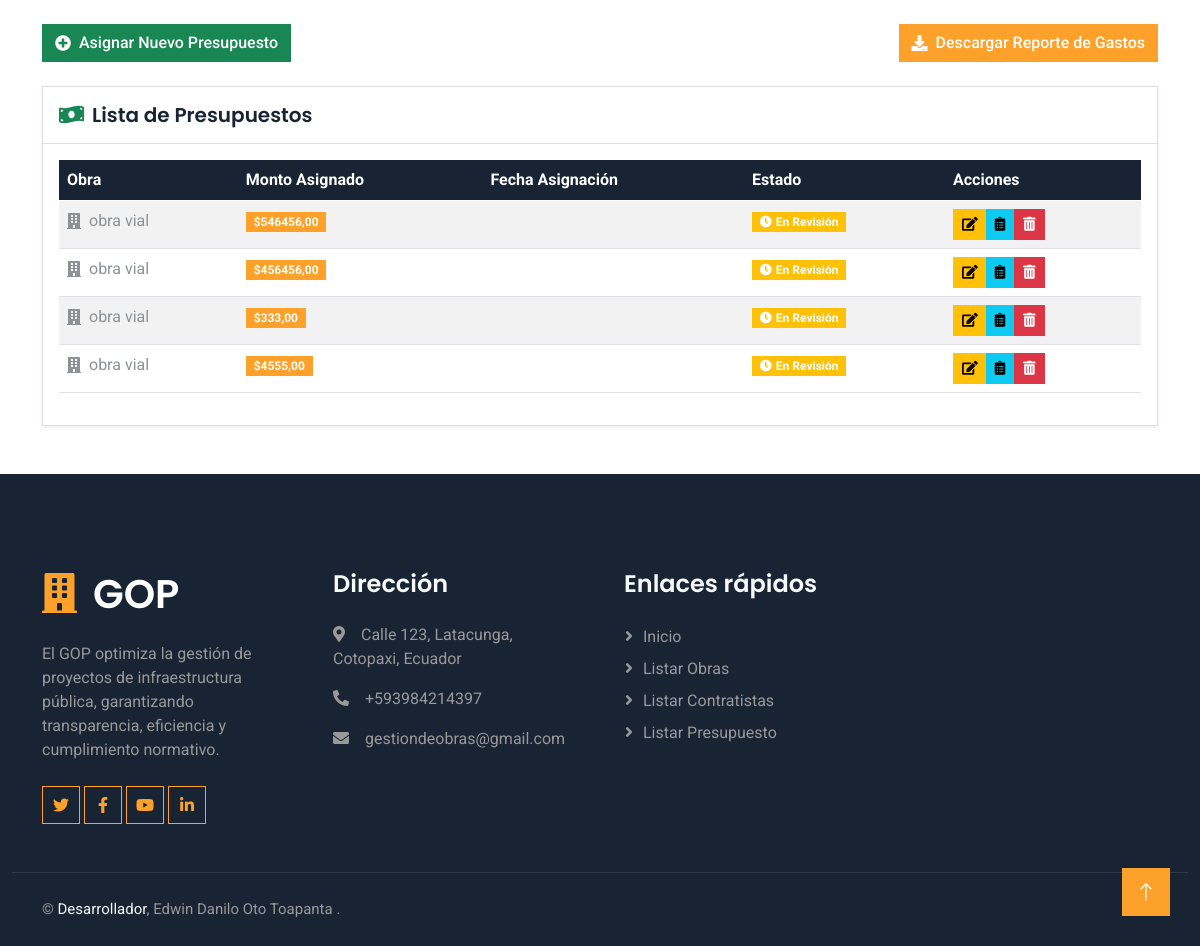
/presupuestos/, run on the app's committed database.
### Aplicaciones/Publicas/models.py (models this page shows, shortened)
class Presupuesto(models.Model):
    obra = models.ForeignKey(Obra, on_delete=models.CASCADE)
    monto_asignado = models.DecimalField(max_digits=10, decimal_places=2)
    monto_gastado = models.DecimalField(max_digits=10, decimal_places=2, default=0)  # Nuevo campo

class Obra(models.Model):
    nombre = models.CharField(max_length=200)
    ubicacion = models.CharField(max_length=200)
    fecha_inicio = models.DateField()
    ESTADOS_CHOICES = [
        ('planeado', 'Planeado'),
        ('en_construccion', 'En Construcción'),
        ('finalizado', 'Finalizado'),
    ]
    estado = models.CharField(max_length=20, choices=ESTADOS_CHOICES, default='planeado')
    presupuesto_asignado = models.DecimalField(max_digits=15, decimal_places=2)
    constructor = models.ForeignKey('Constructor', on_delete=models.SET_NULL, null=True, blank=True)

### Aplicaciones/Publicas/views.py (the view)
# urls.py: path('presupuestos/', views.lista_presupuestos, name='lista_presupuestos'),
def lista_presupuestos(request):
    presupuestos = Presupuesto.objects.all()
    obras = Obra.objects.all()
    return render(request, 'asignarpresupuesto.html', {'presupuestos': presupuestos, 'obras': obras})

### Aplicaciones/Publicas/templates/asignarpresupuesto.html (shortened to what this page needs)
{% extends 'plantilla.html' %}
{% load static %}
{% block content %}
<div class="container mt-4">
    <div class="row mb-4">
        <div class="col-md-6">
            <button type="button" class="btn btn-success d-flex align-items-center gap-2"
                    data-bs-toggle="modal" data-bs-target="#modalAgregarPresupuesto">
                <i class="fas fa-plus-circle"></i>
                <span>Asignar Nuevo Presupuesto</span>
            </button>
        </div>
        <div class="col-md-6 text-end">
            <button type="button" class="btn btn-primary d-flex align-items-center gap-2 ms-auto"
                    onclick="generarReporte()">
                <i class="fas fa-download"></i>
                <span>Descargar Reporte de Gastos</span>
            </button>
        </div>
    </div>
    <div class="card shadow-sm">
        <div class="card-header bg-white py-3">
            <h2 class="card-title h5 mb-0 d-flex align-items-center gap-2">
                <i class="fas fa-money-bill-wave text-success"></i>
                Lista de Presupuestos
            </h2>
        </div>
        <div class="card-body">
            <div class="table-responsive">
                <table id="tabla-presupuestos" class="table table-striped table-hover">
                    <thead class="table-dark">
                        <tr>
                            <th>Obra</th>
                            <th>Monto Asignado</th>
                            <th>Fecha Asignación</th>
                            <th>Estado</th>
                            <th>Acciones</th>
                        </tr>
                    </thead>
                    <tbody>
                        {% for presupuesto in presupuestos %}
                            <tr>
                                <td>
                                    <div class="d-flex align-items-center gap-2">
                                        <i class="fas fa-building text-secondary"></i>
                                        {{ presupuesto.obra.nombre }}
                                    </div>
                                </td>
                                <td>
                                    <span class="badge bg-primary">
                                        ${{ presupuesto.monto_asignado|floatformat:2 }}
                                    </span>
                                </td>
                                <td>{{ presupuesto.fecha_asignacion|date:"d/m/Y" }}</td>
                                <td>
                                    {% if presupuesto.estado == 'vigente' %}
                                        <span class="badge bg-success">
                                            <i class="fas fa-check-circle me-1"></i>Vigente
                                        </span>
                                    {% else %}
                                        <span class="badge bg-warning">
                                            <i class="fas fa-clock me-1"></i>En Revisión
                                        </span>
                                    {% endif %}
                                </td>
                                <td>
                                    <div class="btn-group" role="group">
                                        <button type="button" class="btn btn-warning btn-sm"
                                                data-bs-toggle="modal" data-bs-target="#modalEditarPresupuesto{{ presupuesto.id }}"
                                                title="Modificar presupuesto">
                                            <i class="fas fa-edit"></i>
                                        </button>
                                        <button type="button" class="btn btn-info btn-sm"
                                                onclick="verDetalles('{{ presupuesto.id }}')"
                                                title="Ver detalles">
                                            <i class="fas fa-clipboard-list"></i>
                                        </button>
                                        <form action="{% url 'eliminar_presupuesto' presupuesto.id %}" method="post" class="d-inline-block">
                                            <button type="submit" class="btn btn-danger btn-sm" title="Eliminar presupuesto">
                                                <i class="fas fa-trash-alt"></i>
                                            </button>
                                        </form>
                                    </div>
                                </td>
                            </tr>
                        {% endfor %}
                    </tbody>
                </table>
            </div>
        </div>
    </div>
</div>
{% endblock %}

### Obras/static/plantilla/css/style.css (style rules this page uses)
:root { --primary: #FDA12B; --secondary: #8D9297; --light: #F8F9FA; --dark: #182333; }
.btn { font-weight: 500; transition: .5s; }
.btn.btn-primary, .btn.btn-outline-primary:hover { color: #FFFFFF; }

### data on the page
Presupuesto: obra.nombre "obra vial", monto_asignado "546456,00"
Presupuesto: obra.nombre "obra vial", monto_asignado "456456,00"
Presupuesto: obra.nombre "obra vial", monto_asignado "333,00"
Presupuesto: obra.nombre "obra vial", monto_asignado "4555,00"
